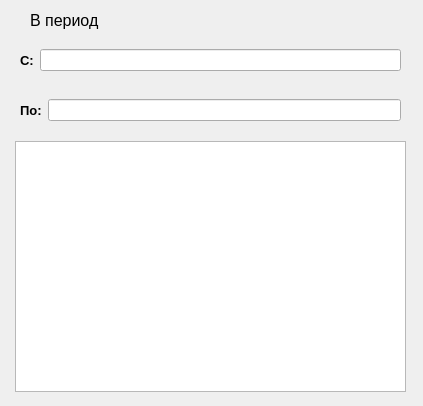
<?xml version="1.0" encoding="UTF-8"?>
<ui version="4.0">
 <class>Form</class>
 <widget class="QWidget" name="Form">
  <property name="geometry">
   <rect>
    <x>0</x>
    <y>0</y>
    <width>423</width>
    <height>406</height>
   </rect>
  </property>
  <property name="windowTitle">
   <string>Form</string>
  </property>
  <widget class="QWidget" name="horizontalLayoutWidget">
   <property name="geometry">
    <rect>
     <x>20</x>
     <y>40</y>
     <width>381</width>
     <height>41</height>
    </rect>
   </property>
   <layout class="QHBoxLayout" name="horizontalLayout">
    <item>
     <widget class="QLabel" name="label_2">
      <property name="font">
       <font>
        <pointsize>10</pointsize>
        <weight>75</weight>
        <bold>true</bold>
       </font>
      </property>
      <property name="text">
       <string>C:</string>
      </property>
     </widget>
    </item>
    <item>
     <widget class="QLineEdit" name="lineEdit"/>
    </item>
   </layout>
  </widget>
  <widget class="QLabel" name="label">
   <property name="geometry">
    <rect>
     <x>30</x>
     <y>10</y>
     <width>131</width>
     <height>21</height>
    </rect>
   </property>
   <property name="font">
    <font>
     <pointsize>12</pointsize>
    </font>
   </property>
   <property name="text">
    <string>В период </string>
   </property>
  </widget>
  <widget class="QWidget" name="horizontalLayoutWidget_2">
   <property name="geometry">
    <rect>
     <x>20</x>
     <y>90</y>
     <width>381</width>
     <height>41</height>
    </rect>
   </property>
   <layout class="QHBoxLayout" name="horizontalLayout_2">
    <item>
     <widget class="QLabel" name="label_3">
      <property name="font">
       <font>
        <pointsize>10</pointsize>
        <weight>75</weight>
        <bold>true</bold>
       </font>
      </property>
      <property name="text">
       <string>По:</string>
      </property>
     </widget>
    </item>
    <item>
     <widget class="QLineEdit" name="lineEdit_2"/>
    </item>
   </layout>
  </widget>
  <widget class="QTableWidget" name="tableWidget">
   <property name="geometry">
    <rect>
     <x>15</x>
     <y>141</y>
     <width>391</width>
     <height>251</height>
    </rect>
   </property>
  </widget>
 </widget>
 <resources/>
 <connections/>
</ui>
